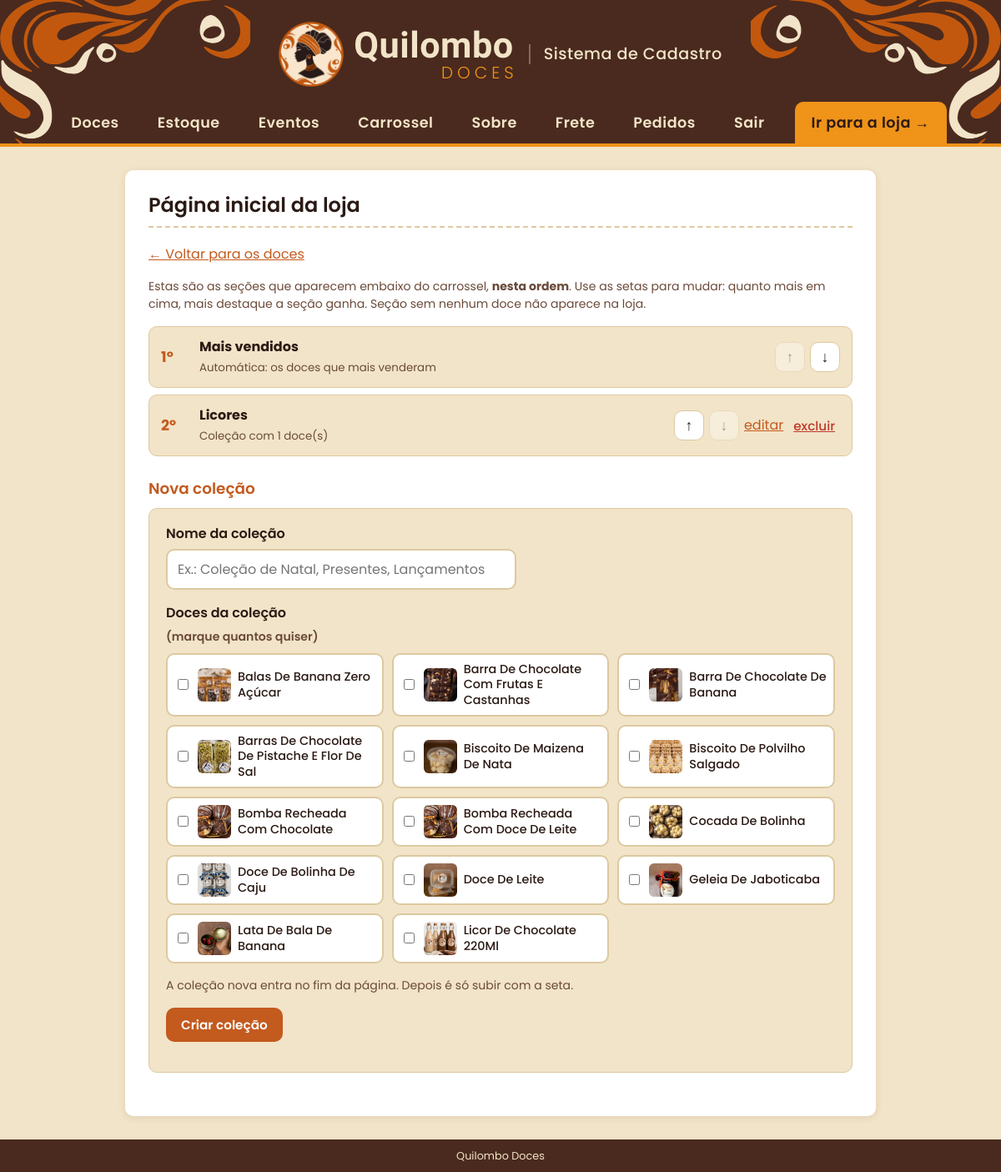
Page /pagina-inicial (signed in) on the committed database.
### tables this page shows
CREATE TABLE secoes (
                id       INTEGER PRIMARY KEY AUTOINCREMENT,
                nome     TEXT    NOT NULL,
                tipo     TEXT    NOT NULL DEFAULT 'colecao',
                posicao  INTEGER NOT NULL
            );

CREATE TABLE doces (
            id     INTEGER PRIMARY KEY AUTOINCREMENT,
            nome   TEXT    NOT NULL,
            preco  REAL    NOT NULL
        , imagem TEXT, descricao TEXT, destaque INTEGER NOT NULL DEFAULT 0, estoque INTEGER NOT NULL DEFAULT 0, categoria_id INTEGER);

### app.py (the view, shortened to what this page needs)
@app.route("/pagina-inicial", methods=["GET", "POST"])
def pagina_inicial():
    conn = conectar_banco()
    erro = ""
    dados = {"nome": "", "doces": []}
    secoes = conn.execute(
        'SELECT secoes.*, COUNT(secao_doces.doce_id) AS qtd FROM secoes '
        'LEFT JOIN secao_doces ON secao_doces.secao_id = secoes.id '
        'GROUP BY secoes.id ORDER BY secoes.posicao').fetchall()
    todos = conn.execute('SELECT * FROM doces ORDER BY nome').fetchall()
    conn.close()
    return render_template("pagina_inicial.html", secoes=secoes, todos=todos,
                           dados=dados, erro=erro,
                           msg=request.args.get("msg", "")), (400 if erro else 200)

### app.py (called while the page is built)
@app.context_processor
def dados_globais():
    return {
        "qtd_carrinho": sum(session.get("carrinho", {}).values()),
        "whatsapp": WHATSAPP,
        "pedidos_pendentes": contar_pedidos_pendentes(),
        "cliente": cliente_atual(),      # cliente logado na loja (ou None)
    }

def contar_pedidos_pendentes():
    conn = conectar_banco()
    qtd = conn.execute(
        "SELECT COUNT(*) FROM pedidos WHERE status = 'informado'").fetchone()[0]
    conn.close()
    return qtd

@app.before_request
def proteger_admin():
    endpoint = request.endpoint or ""
    if (not endpoint                            # pagina que nao existe: mostra o erro 404
            or endpoint.startswith("loja")
            or endpoint.startswith("contas.")
            or endpoint in PAGINAS_PUBLICAS
            or session.get("admin_id")
            or conta_e_admin()):                  # conta de admin logada na loja: entra direto
        return None
    if endpoint == "listar":
        return redirect(url_for("loja"))
    proximo = request.path if request.method == "GET" else ""
    return redirect(url_for("admin_entrar", proximo=proximo))

### contas.py (called while the page is built, shortened)
def cliente_atual():
    id_cliente = session.get("cliente_id")
    if not id_cliente:
        return None

def conta_e_admin():
    cliente = cliente_atual()
    return cliente is not None and so_numeros(cliente["cpf"]) in CPFS_ADMIN

@contas.before_app_request
def exigir_email():
    endpoint = request.endpoint or ""
    if not (endpoint.startswith("loja") or endpoint.startswith("contas.")):
        return None                         # area do admin, arquivos etc.

### templates/pagina_inicial.html (shortened to what this page needs)
{% extends "base.html" %}
{% block conteudo %}
  <h2>Página inicial da loja</h2>
  <p><a href="{{ url_for('listar') }}">&larr; Voltar para os doces</a></p>
  <p class="dica">Estas são as seções que aparecem embaixo do carrossel, <b>nesta ordem</b>.
     Use as setas para mudar: quanto mais em cima, mais destaque a seção ganha.
     Seção sem nenhum doce não aparece na loja.</p>
  <ol class="lista-secoes">
    {% for s in secoes %}
      <li>
        <span class="secao-posicao">{{ loop.index }}º</span>
        <div class="secao-info">
          <b>{{ s['nome'] }}</b>
          <small>
            {% if s['tipo'] == 'mais_vendidos' %}Automática: os doces que mais venderam
            {% else %}Coleção com {{ s['qtd'] }} doce(s){% endif %}
          </small>
        </div>
        <div class="secao-acoes">
          <form method="post" action="{{ url_for('mover_secao', id_secao=s['id'], direcao='subir') }}">
            <button type="submit" class="seta-ordem" title="Subir" aria-label="Subir {{ s['nome'] }}"
                    {% if loop.first %}disabled{% endif %}>&uarr;</button>
          </form>
          <form method="post" action="{{ url_for('mover_secao', id_secao=s['id'], direcao='descer') }}">
            <button type="submit" class="seta-ordem" title="Descer" aria-label="Descer {{ s['nome'] }}"
                    {% if loop.last %}disabled{% endif %}>&darr;</button>
          </form>
          {% if s['tipo'] == 'colecao' %}
            <a href="{{ url_for('editar_colecao', id_secao=s['id']) }}">editar</a>
            <form method="post" action="{{ url_for('excluir_colecao', id_secao=s['id']) }}"
                  onsubmit="return confirm('Excluir a coleção {{ s['nome'] }}? Os doces continuam cadastrados.');">
              <button type="submit" class="link-perigo">excluir</button>
            </form>
          {% endif %}
        </div>
      </li>
    {% endfor %}
  </ol>
  <h3 class="titulo-bloco">Nova coleção</h3>
  <form class="caixa-envio" method="post" action="{{ url_for('pagina_inicial') }}">
    {% include "_escolher_doces.html" %}
    <p class="dica">A coleção nova entra no fim da página. Depois é só subir com a seta.</p>
    <p><button type="submit" class="botao">Criar coleção</button></p>
  </form>
{% endblock %}

### templates/_escolher_doces.html
<p>
  <label for="nome-colecao">Nome da coleção</label>
  <input type="text" id="nome-colecao" name="nome" value="{{ dados.nome }}"
         placeholder="Ex.: Coleção de Natal, Presentes, Lançamentos">
</p>
<p class="rotulo-doces">Doces da coleção <span class="dica">(marque quantos quiser)</span></p>
<div class="escolher-doces">
  {% for d in todos %}
    <label class="doce-opcao">
      <input type="checkbox" name="doces" value="{{ d['id'] }}" {% if d['id'] in dados.doces %}checked{% endif %}>
      {% if d['imagem'] %}
        <img src="{{ url_for('static', filename='uploads/' ~ d['imagem']) }}" alt="">
      {% else %}
        <span class="doce-sem-foto">{{ d['nome'][0]|upper }}</span>
      {% endif %}
      <span>{{ d['nome'] }}</span>
    </label>
  {% else %}
    <p class="vazio">Nenhum doce cadastrado ainda.</p>
  {% endfor %}
</div>

### static/estilo.css (style rules this page uses)
:root { --areia: #f2e4c8; --areia-escura: #e8d5ae; --cacau: #2b1a14; --raiz: #4a2a1e; --cacau-2: #2b1a14; --terracota: #c35a1e; --terracota-hover: #4a2a1e; --ouro: #ef9319; --ouro-hover: #d6820f; --verde: #25d366; --verde-hover: #1da851; --perigo: #c0392b; --sucesso-bg: #e8f6ec; --sucesso-txt: #1e6b3a; --erro-bg: #fdecea; --branco: #ffffff; --borda: #dcc9a0; --texto-suave: #6b4a3a; --raio: 10px; --raio-grande: 12px; --sombra: 0 2px 10px rgba(74, 42, 30, 0.10); --sombra-forte: 0 8px 20px rgba(74, 42, 30, 0.18); --fonte-texto: "Poppins", Arial, sans-serif; --fonte-marca: "Kaushan Script", cursive; }
* { box-sizing: border-box; }
body { margin: 0; font-family: var(--fonte-texto); font-size: 16px; line-height: 1.5; color: var(--cacau); background: var(--areia); min-height: 100vh; display: flex; flex-direction: column; }
h1, h2, h3 { font-family: var(--fonte-texto); font-weight: 600; line-height: 1.2; }
a { color: var(--terracota); }
img { max-width: 100%; }
.dica { display: block; color: var(--texto-suave); font-size: 0.88rem; margin-top: 6px; }
main h2 { margin-top: 0; padding-bottom: 10px; border-bottom: 2px dashed var(--borda); }
button, .botao, .btn-whatsapp { font-family: inherit; font-size: 0.95rem; font-weight: 600; border: none; border-radius: var(--raio); padding: 9px 18px; cursor: pointer; text-decoration: none; display: inline-block; transition: background 0.2s, transform 0.1s; }
button { background: var(--raiz); color: var(--areia); }
.botao { background: var(--terracota); color: var(--branco); }
.caixa-envio .botao { margin-bottom: 16px; }
.link-perigo { background: none; color: var(--perigo); padding: 4px 6px; text-decoration: underline; font-weight: 500; }
form p { margin: 0 0 16px; }
label { display: block; font-weight: 600; margin-bottom: 6px; }
input[type="text"], input[type="password"], input[type="number"], input[type="date"], textarea { width: 100%; max-width: 420px; padding: 10px 12px; font-family: inherit; font-size: 1rem; color: var(--cacau); background: var(--areia); border: 2px solid var(--borda); border-radius: var(--raio); transition: border-color 0.2s, box-shadow 0.2s; }
.titulo-bloco { margin: 28px 0 12px; text-align: left; font-size: 1.15rem; }
.caixa-envio { padding: 18px 20px 4px; margin-bottom: 24px; background: var(--areia); border: 1px solid var(--borda); border-radius: var(--raio); }
.caixa-envio input[type="file"], .caixa-envio input[type="text"] { background: var(--branco); }
.lista-secoes { list-style: none; padding: 0; margin: 16px 0 8px; }
.lista-secoes li { display: flex; align-items: center; gap: 14px; padding: 12px 14px; margin-bottom: 8px; background: var(--areia); border: 1px solid var(--borda); border-radius: var(--raio); }
.secao-posicao { font-weight: 700; font-size: 1.1rem; color: var(--terracota); min-width: 32px; }
.secao-info { flex: 1; min-width: 0; }
.secao-info b { display: block; }
.secao-info small { color: var(--texto-suave); }
.secao-acoes { display: flex; align-items: center; gap: 6px; flex-wrap: wrap; justify-content: flex-end; }
.secao-acoes form { margin: 0; }
.seta-ordem { width: 36px; height: 36px; padding: 0; font-size: 1.1rem; background: #fff; color: var(--cacau); border: 1px solid var(--borda); }
.seta-ordem:disabled { opacity: 0.35; cursor: default; }
.rotulo-doces { font-weight: 600; margin-bottom: 8px; }
.escolher-doces { display: grid; grid-template-columns: repeat(auto-fill, minmax(210px, 1fr)); gap: 10px; margin-bottom: 16px; }
.doce-opcao { display: flex; align-items: center; gap: 8px; padding: 8px; margin: 0; background: #fff; border: 2px solid var(--borda); border-radius: var(--raio); font-weight: 500; font-size: 0.9rem; line-height: 1.3; overflow-wrap: anywhere; cursor: pointer; }
.doce-opcao input { accent-color: var(--terracota); flex-shrink: 0; }
.doce-opcao img, .doce-sem-foto { width: 40px; height: 40px; flex-shrink: 0; object-fit: cover; border-radius: 6px; }
#nome-colecao { max-width: 420px; }
main h3 { text-align: right; font-size: 1.4rem; color: var(--terracota); }

### rows in the picture
secoes: nome "Mais vendidos", tipo "Automática: os doces que mais venderam"
secoes: nome "Licores", qtd "1"
doces: imagem (picture), nome "Balas De Banana Zero Açúcar"
doces: imagem (picture), nome "Barra De Chocolate Com Frutas E Castanhas"
doces: imagem (picture), nome "Barra De Chocolate De Banana"
doces: imagem (picture), nome "Barras De Chocolate De Pistache E Flor De Sal"
doces: imagem (picture), nome "Biscoito De Maizena De Nata"
doces: imagem (picture), nome "Biscoito De Polvilho Salgado"
doces: imagem (picture), nome "Bomba Recheada Com Chocolate"
doces: imagem (picture), nome "Bomba Recheada Com Doce De Leite"
doces: imagem (picture), nome "Cocada De Bolinha"
doces: imagem (picture), nome "Doce De Bolinha De Caju"
doces: imagem (picture), nome "Doce De Leite"
doces: imagem (picture), nome "Geleia De Jaboticaba"
doces: imagem (picture), nome "Lata De Bala De Banana"
doces: imagem (picture), nome "Licor De Chocolate 220Ml"
